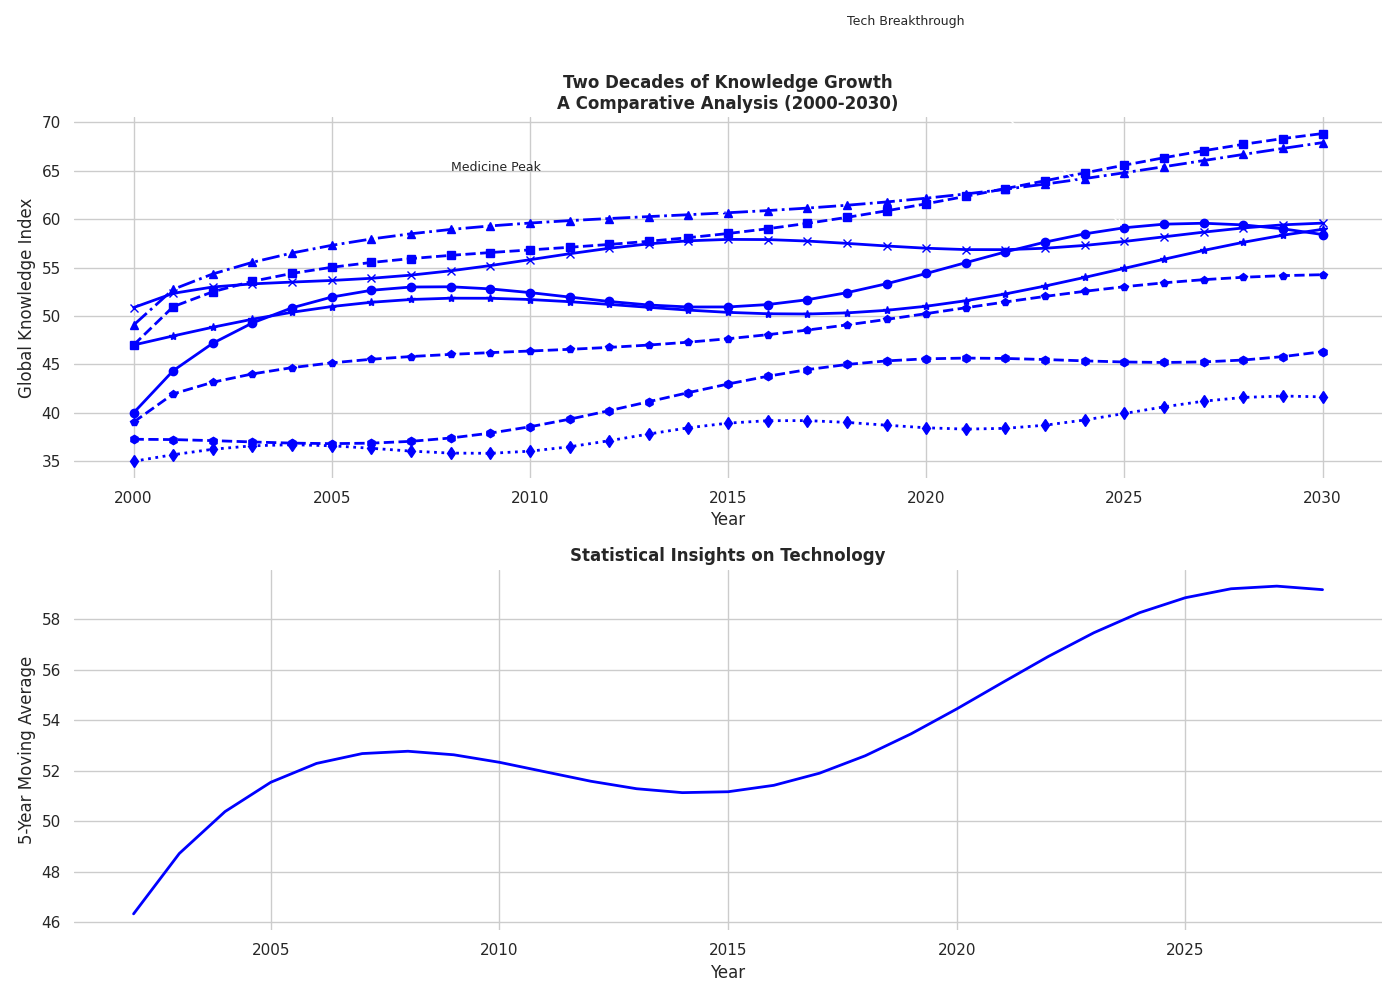

Write the Python code that produced this figure.
import matplotlib.pyplot as plt
import numpy as np

years = np.arange(2000, 2031)

technology_index = [40 + 3*np.sin(0.3*x) + 5*np.log(x+1) for x in range(len(years))]
environment_index = [45 + 2*np.cos(0.2*x) + 4*np.sqrt(x) for x in range(len(years))]
medicine_index = [48 + 1.5*np.sin(0.2*x + np.pi/4) + 3.5*np.sqrt(x) for x in range(len(years))]
history_index = [35 + np.sin(0.5*x) + 2*x/10 for x in range(len(years))]
physics_index = [50 + np.cos(0.4*x + np.pi/6) + 2.5*np.log(x+1) for x in range(len(years))]
mathematics_index = [38 + 1.2*np.sin(0.25*x + np.pi/3) + 2.8*np.sqrt(x) for x in range(len(years))]
astronomy_index = [47 + 2.5*np.sin(0.25*x) + 3.2*x/10 for x in range(len(years))]
linguistics_index = [36 + 1.8*np.cos(0.3*x + np.pi/4) + 2*x/5 for x in range(len(years))]

fig, ax = plt.subplots(2, 1, figsize=(14, 10))

common_color = 'blue'

ax[0].plot(years, technology_index, marker='o', linestyle='-', linewidth=2, color=common_color)
ax[0].plot(years, environment_index, marker='s', linestyle='--', linewidth=2, color=common_color)
ax[0].plot(years, medicine_index, marker='^', linestyle='-.', linewidth=2, color=common_color)
ax[0].plot(years, history_index, marker='d', linestyle=':', linewidth=2, color=common_color)
ax[0].plot(years, physics_index, marker='x', linestyle='-', linewidth=2, color=common_color)
ax[0].plot(years, mathematics_index, marker='p', linestyle='--', linewidth=2, color=common_color)
ax[0].plot(years, astronomy_index, marker='*', linestyle='-', linewidth=2, color=common_color)
ax[0].plot(years, linguistics_index, marker='h', linestyle='--', linewidth=2, color=common_color)

ax[0].set_xlabel('Year')
ax[0].set_ylabel('Global Knowledge Index')
ax[0].set_title('Two Decades of Knowledge Growth\nA Comparative Analysis (2000-2030)', fontweight='bold')

ax[0].spines['top'].set_visible(False)
ax[0].spines['right'].set_visible(False)
ax[0].spines['bottom'].set_visible(False)
ax[0].spines['left'].set_visible(False)

ax[0].annotate('Tech Breakthrough', xy=(2025, technology_index[25]), xytext=(2018, 80),
               arrowprops=dict(facecolor='black', arrowstyle='->'), fontsize=9)
ax[0].annotate('Medicine Peak', xy=(2015, medicine_index[15]), xytext=(2008, 65),
               arrowprops=dict(facecolor='black', arrowstyle='->'), fontsize=9)

moving_avg = np.convolve(technology_index, np.ones(5)/5, mode='valid')

ax[1].plot(years[2:-2], moving_avg, color=common_color, linestyle='-', linewidth=2)

ax[1].set_xlabel('Year')
ax[1].set_ylabel('5-Year Moving Average')
ax[1].set_title('Statistical Insights on Technology', fontweight='bold')

ax[1].spines['top'].set_visible(False)
ax[1].spines['right'].set_visible(False)
ax[1].spines['bottom'].set_visible(False)
ax[1].spines['left'].set_visible(False)

plt.tight_layout()
plt.show()
